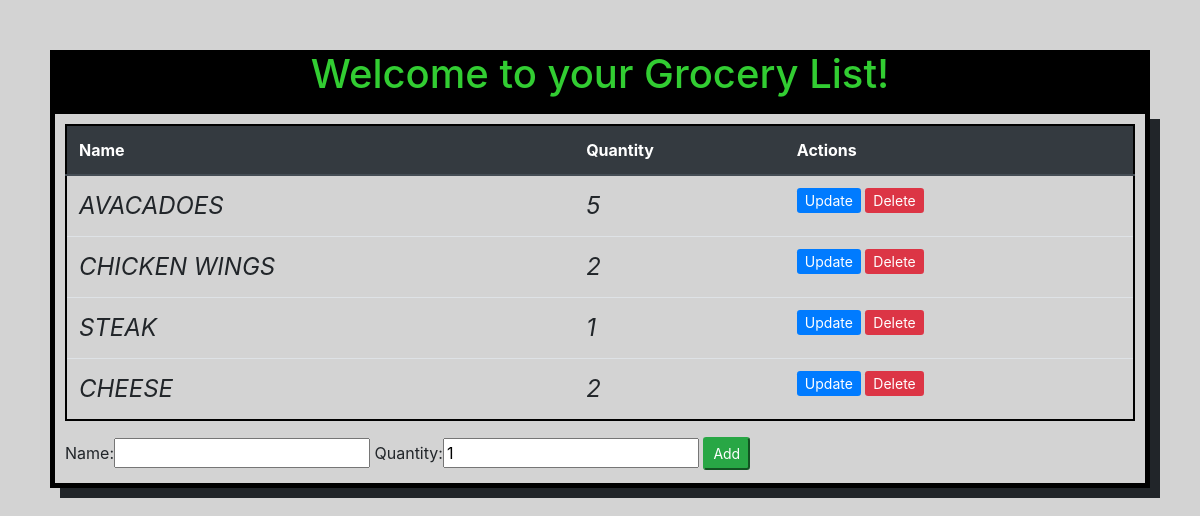
/, run on an earlier commit of the app's database.
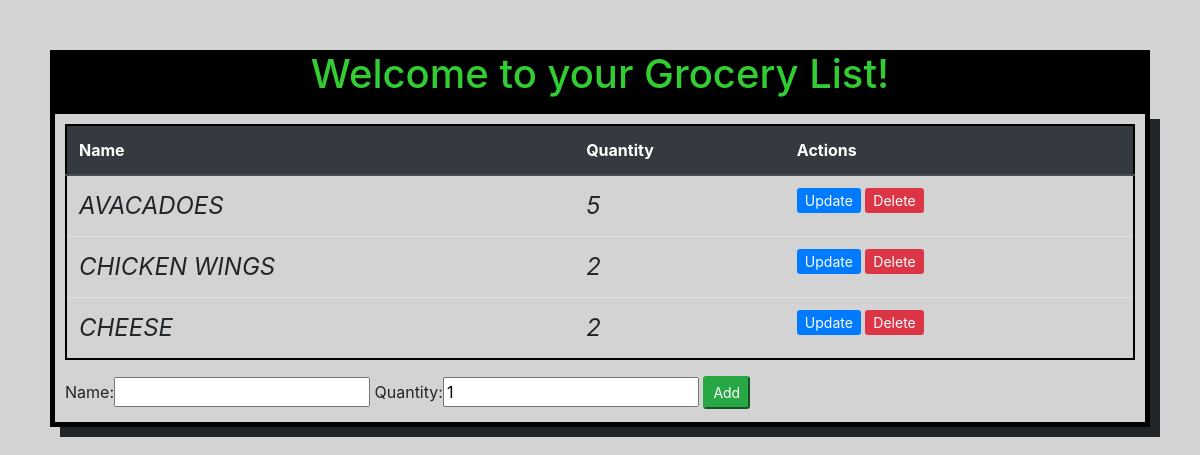
And on a later commit of the database.
### fruits/models.py (models this page shows, shortened)
class Fruits(models.Model):
    name = models.CharField(max_length=50)
    quantity = models.IntegerField(default=1)

### fruits/views.py (the view)
# urls.py: path('', fruits_list_view, name="home"),
def fruits_list_view(request):
    fruit = Fruits.objects.all()
    form = ItemForm()
    if request.method == "POST":
        form = ItemForm(request.POST)
        if form.is_valid():
                form.save()
        return redirect('/')
    content = {
        'fruits': fruit, 'form': form,
    }
    return render(request, "website/home.html", content)

### fruits/forms.py
class ItemForm(forms.ModelForm):
    class Meta:
        model = Fruits
        fields = '__all__'

### website/templates/website/home.html (shortened to what this page needs)
<!DOCTYPE html>
<html lang="en">
<head>
    <link rel="stylesheet" href="https://stackpath.bootstrapcdn.com/bootstrap/4.5.0/css/bootstrap.min.css">
</head>
<body>
    <div class="container-md" id="head">
            <h1>Welcome to your Grocery List!</h1>
    </div>
    <div class="container" id="container">
            <table class="table table-md" id="table">
                <thead class="thead-dark">
                    <tr>
                    <th>Name</th>
                    <th>Quantity</th>
                    <th>Actions</th>
                    </tr>
                </thead>
                {% for f in fruits %}
                    <tr>
                        <td style="text-transform: uppercase; font-style:italic; font-size: 18pt">{{f.name}}</td>
                        <td style="text-transform: uppercase; font-style:italic; font-size: 18pt">{{f.quantity}}</td>
                        <td>
                            <a class="btn-sm btn-primary" href="{% url 'update_item' f.id %}">Update</a>
                            <a class ="btn-sm btn-danger" href="{% url 'delete' f.id %}">Delete</a>
                        </td>
                    </tr>
                {% endfor %}
            </table>
            <form method="post" action="/">
                {{form}}
                <input class="btn-sm btn-success" type="submit" value="Add" name="create item">
            </form>
    </div>
</body>
</html>

What changed in the data, as far as the page shows it:
removed Fruits: name "STEAK", quantity "1"
